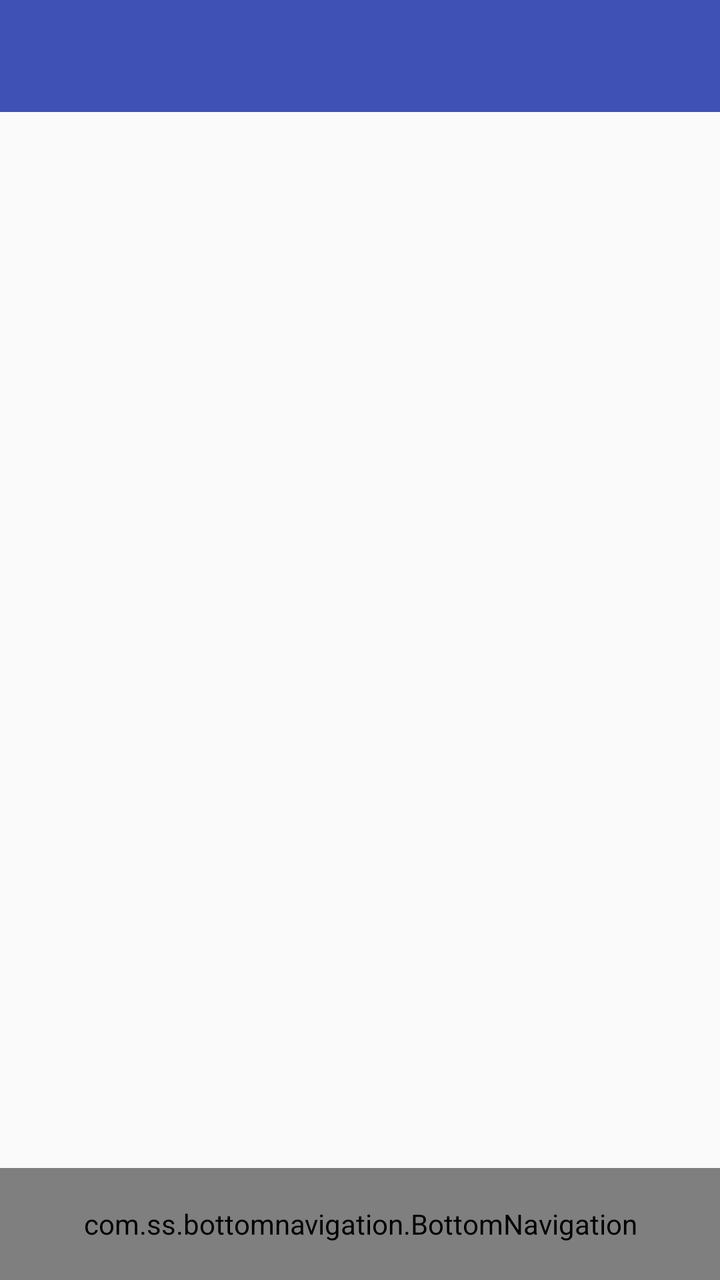
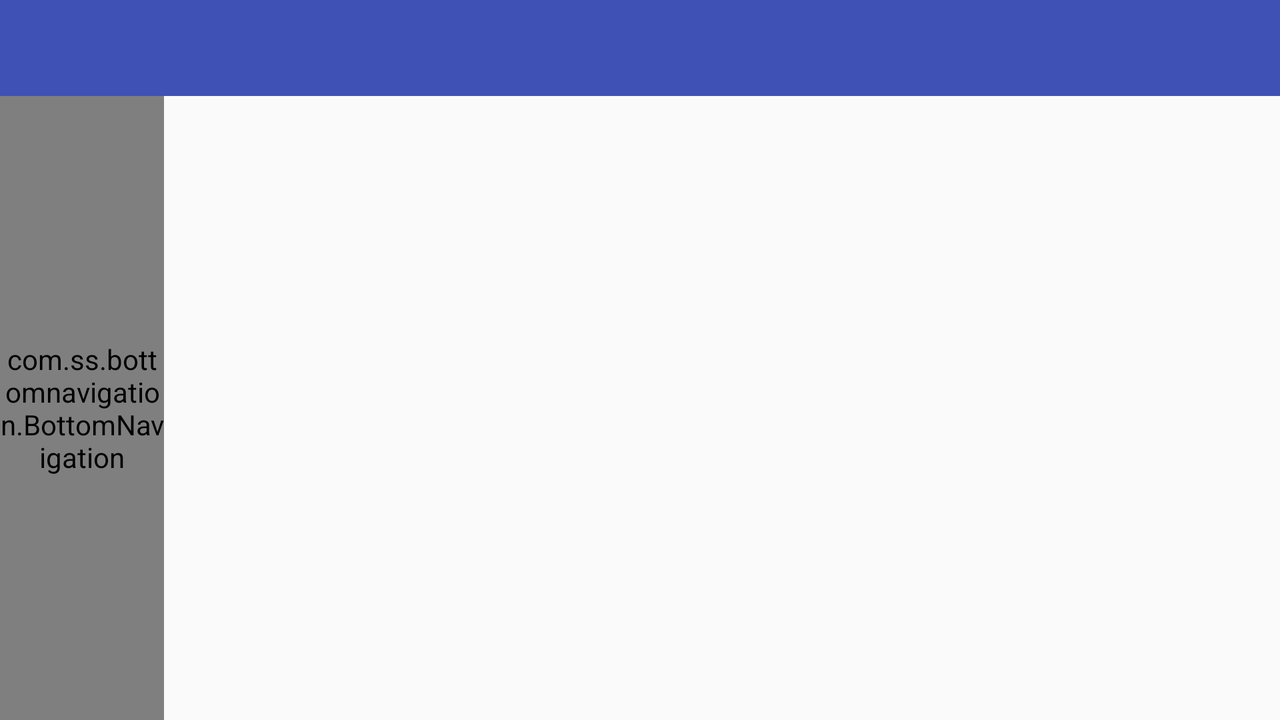

Two renders of one Android screen. The first uses the default layout on a phone; the second uses the alternative layout the repository ships for a different screen configuration, on a matching device. The two XML files are below.
<!-- AndroidManifest.xml: application theme AppTheme -->
<!-- res/layout/activity_default_style.xml -->
<?xml version="1.0" encoding="utf-8"?>
<RelativeLayout xmlns:android="http://schemas.android.com/apk/res/android"
    xmlns:tools="http://schemas.android.com/tools"
    xmlns:app="http://schemas.android.com/apk/res-auto"
    android:id="@+id/activity_main"
    android:layout_width="match_parent"
    android:layout_height="match_parent"
    tools:context="com.ss.bottomnavsample.activities.DefaultStyleDynamicActivity">
    <android.support.v7.widget.Toolbar
        android:id="@+id/toolbar"
        android:layout_width="match_parent"
        android:layout_height="?attr/actionBarSize"
        android:background="@color/colorPrimary"
        />
    <com.ss.bottomnavigation.BottomNavigation
        android:id="@+id/bottom_navigation"
        android:layout_width="match_parent"
        android:layout_height="56dp"
        android:layout_alignParentBottom="true"
        android:background="@color/colorPrimary"
        app:mode="phone">
        <com.ss.bottomnavigation.TabItem
            android:id="@+id/tab_home"
            android:layout_width="wrap_content"
            android:layout_height="match_parent"
            app:tab_text="Home"
            app:tab_icon="@drawable/ic_home_white_24dp"
            />

        <com.ss.bottomnavigation.TabItem
            android:id="@+id/tab_images"
            android:layout_width="wrap_content"
            android:layout_height="match_parent"
            app:tab_text="Images"
            app:tab_icon="@drawable/ic_image_white_24dp"
            />

        <com.ss.bottomnavigation.TabItem
            android:id="@+id/tab_camera"
            android:layout_width="wrap_content"
            android:layout_height="match_parent"
            app:tab_text="Camera"
            app:tab_icon="@drawable/ic_camera_white_24dp"

            />

        <com.ss.bottomnavigation.TabItem
            android:id="@+id/tab_products"
            android:layout_width="wrap_content"
            android:layout_height="match_parent"
            app:tab_text="Products"
            app:tab_icon="@drawable/ic_products_white_24dp" />

        <com.ss.bottomnavigation.TabItem
            android:id="@+id/tab_more"
            android:layout_width="wrap_content"
            android:layout_height="match_parent"
            app:tab_text="More"
            app:tab_icon="@drawable/ic_more_white_24dp"
/>

    </com.ss.bottomnavigation.BottomNavigation>

    <FrameLayout
        android:id="@+id/frame_fragment_containers"
        android:layout_width="match_parent"
        android:layout_height="match_parent"
        android:layout_above="@id/bottom_navigation"/>
</RelativeLayout>
<!-- resources referenced by this layout -->
<resources>
  <color name="colorPrimary">#3F51B5</color>
  <!-- drawable ic_camera_white_24dp (drawable) -->
  <vector xmlns:android="http://schemas.android.com/apk/res/android"
          android:width="24dp"
          android:height="24dp"
          android:viewportWidth="24.0"
          android:viewportHeight="24.0">
      <path
          android:fillColor="#ffff"
          android:pathData="M9.4,10.5l4.77,-8.26C13.47,2.09 12.75,2 12,2c-2.4,0 -4.6,0.85 -6.32,2.25l3.66,6.35 0.06,-0.1zM21.54,9c-0.92,-2.92 -3.15,-5.26 -6,-6.34L11.88,9h9.66zM21.8,10h-7.49l0.29,0.5 4.76,8.25C21,16.97 22,14.61 22,12c0,-0.69 -0.07,-1.35 -0.2,-2zM8.54,12l-3.9,-6.75C3.01,7.03 2,9.39 2,12c0,0.69 0.07,1.35 0.2,2h7.49l-1.15,-2zM2.46,15c0.92,2.92 3.15,5.26 6,6.34L12.12,15L2.46,15zM13.73,15l-3.9,6.76c0.7,0.15 1.42,0.24 2.17,0.24 2.4,0 4.6,-0.85 6.32,-2.25l-3.66,-6.35 -0.93,1.6z"/>
  </vector>
  <!-- drawable ic_home_white_24dp (drawable) -->
  <vector xmlns:android="http://schemas.android.com/apk/res/android"
          android:width="24dp"
          android:height="24dp"
          android:viewportWidth="24.0"
          android:viewportHeight="24.0">
      <path
          android:fillColor="#ffff"
          android:pathData="M10,20v-6h4v6h5v-8h3L12,3 2,12h3v8z"/>
  </vector>
  <!-- drawable ic_image_white_24dp (drawable) -->
  <vector xmlns:android="http://schemas.android.com/apk/res/android"
          android:width="24dp"
          android:height="24dp"
          android:viewportWidth="24.0"
          android:viewportHeight="24.0">
      <path
          android:fillColor="#ffff"
          android:pathData="M21,19V5c0,-1.1 -0.9,-2 -2,-2H5c-1.1,0 -2,0.9 -2,2v14c0,1.1 0.9,2 2,2h14c1.1,0 2,-0.9 2,-2zM8.5,13.5l2.5,3.01L14.5,12l4.5,6H5l3.5,-4.5z"/>
  </vector>
  <!-- drawable ic_more_white_24dp (drawable) -->
  <vector xmlns:android="http://schemas.android.com/apk/res/android"
          android:width="24dp"
          android:height="24dp"
          android:viewportWidth="24.0"
          android:viewportHeight="24.0">
      <path
          android:fillColor="#ffff"
          android:pathData="M6,10c-1.1,0 -2,0.9 -2,2s0.9,2 2,2 2,-0.9 2,-2 -0.9,-2 -2,-2zM18,10c-1.1,0 -2,0.9 -2,2s0.9,2 2,2 2,-0.9 2,-2 -0.9,-2 -2,-2zM12,10c-1.1,0 -2,0.9 -2,2s0.9,2 2,2 2,-0.9 2,-2 -0.9,-2 -2,-2z"/>
  </vector>
  <!-- from res/values-v21/ -->
  <style name="AppTheme" parent="Theme.AppCompat.Light.NoActionBar">
          
          <item name="android:colorPrimaryDark">#303F9F</item>
          <item name="android:navigationBarColor">#303F9F</item>
      </style>
</resources>
<!-- res/layout-w600dp/activity_default_style.xml (the repository's variant of the layout above) -->
<!-- drawn on the phone turned sideways -->
<?xml version="1.0" encoding="utf-8"?>
<RelativeLayout xmlns:android="http://schemas.android.com/apk/res/android"
    xmlns:app="http://schemas.android.com/apk/res-auto"
    xmlns:tools="http://schemas.android.com/tools"
    android:id="@+id/activity_main"
    android:layout_width="match_parent"
    android:layout_height="match_parent"
    tools:context="com.ss.bottomnavsample.activities.DefaultStyleDynamicActivity">

    <android.support.v7.widget.Toolbar
        android:id="@+id/toolbar"
        android:layout_width="match_parent"
        android:layout_height="?attr/actionBarSize"
        android:background="@color/colorPrimary" />

    <com.ss.bottomnavigation.BottomNavigation
        android:id="@+id/bottom_navigation"
        android:layout_width="82dp"
        android:layout_height="match_parent"
        android:layout_alignParentBottom="true"
        android:layout_below="@id/toolbar"
        android:background="@color/colorPrimary"
        app:mode="tablet">

        <com.ss.bottomnavigation.TabItem
            android:id="@+id/tab_home"
            android:layout_width="wrap_content"
            android:layout_height="match_parent"
            app:tab_icon="@drawable/ic_home_white_24dp"
            app:tab_text="Home" />

        <com.ss.bottomnavigation.TabItem
            android:id="@+id/tab_images"
            android:layout_width="wrap_content"
            android:layout_height="match_parent"
            app:tab_icon="@drawable/ic_image_white_24dp"
            app:tab_text="Images" />

        <com.ss.bottomnavigation.TabItem
            android:id="@+id/tab_camera"
            android:layout_width="wrap_content"
            android:layout_height="match_parent"
            app:tab_icon="@drawable/ic_camera_white_24dp"
            app:tab_text="Camera" />

        <com.ss.bottomnavigation.TabItem
            android:id="@+id/tab_products"
            android:layout_width="wrap_content"
            android:layout_height="match_parent"
            app:tab_icon="@drawable/ic_products_white_24dp"
            app:tab_text="Products" />

        <com.ss.bottomnavigation.TabItem
            android:id="@+id/tab_more"
            android:layout_width="wrap_content"
            android:layout_height="match_parent"
            app:tab_icon="@drawable/ic_more_white_24dp"
            app:tab_text="More" />

    </com.ss.bottomnavigation.BottomNavigation>

    <FrameLayout
        android:id="@+id/frame_fragment_containers"
        android:layout_width="match_parent"
        android:layout_height="match_parent"
        android:layout_below="@id/toolbar"
        android:layout_toRightOf="@id/bottom_navigation"/>

</RelativeLayout>
